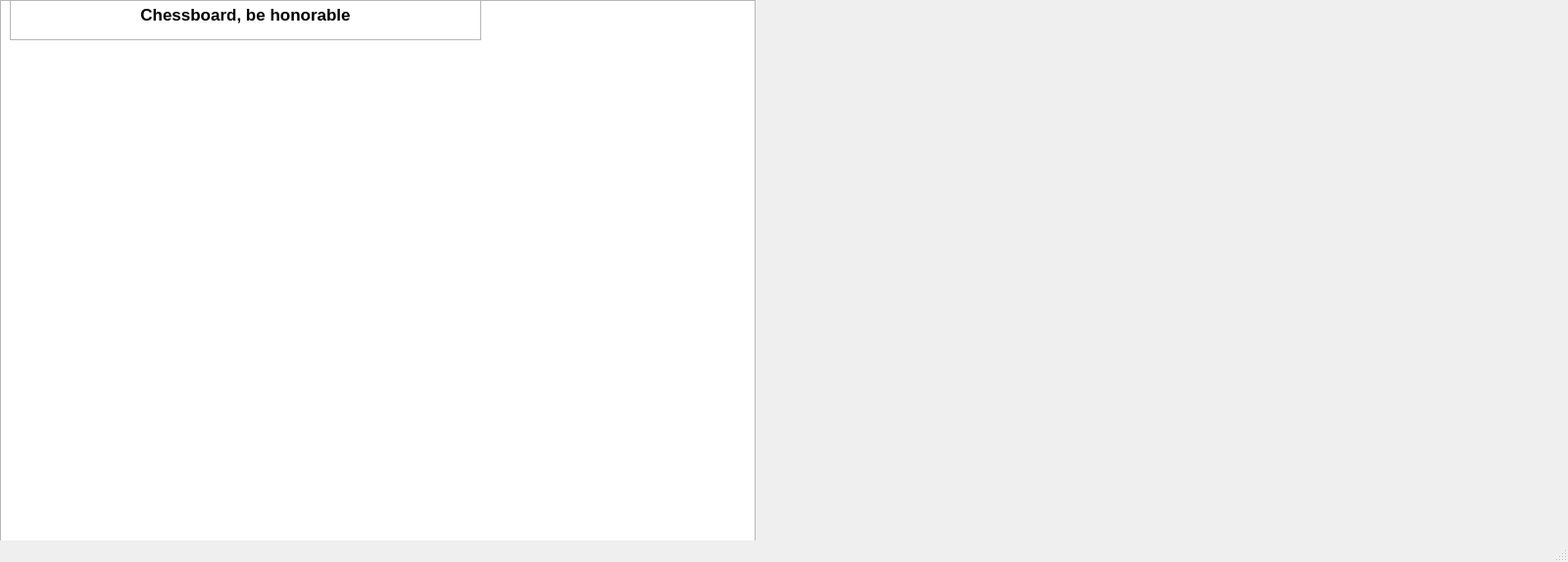
<?xml version="1.0" encoding="UTF-8"?>
<ui version="4.0">
 <class>MainWindow</class>
 <widget class="QMainWindow" name="MainWindow">
  <property name="geometry">
   <rect>
    <x>0</x>
    <y>0</y>
    <width>1600</width>
    <height>573</height>
   </rect>
  </property>
  <property name="windowTitle">
   <string>MainWindow</string>
  </property>
  <widget class="QWidget" name="centralwidget">
   <widget class="QGraphicsView" name="graphicsView">
    <property name="geometry">
     <rect>
      <x>0</x>
      <y>0</y>
      <width>771</width>
      <height>600</height>
     </rect>
    </property>
   </widget>
   <widget class="QWidget" name="verticalLayoutWidget">
    <property name="geometry">
     <rect>
      <x>0</x>
      <y>550</y>
      <width>631</width>
      <height>81</height>
     </rect>
    </property>
    <layout class="QVBoxLayout" name="verticalLayout"/>
   </widget>
   <widget class="QTextEdit" name="textConsole">
    <property name="geometry">
     <rect>
      <x>10</x>
      <y>0</y>
      <width>481</width>
      <height>41</height>
     </rect>
    </property>
    <property name="readOnly">
     <bool>true</bool>
    </property>
    <property name="html">
     <string>&lt;!DOCTYPE HTML PUBLIC &quot;-//W3C//DTD HTML 4.0//EN&quot; &quot;http://www.w3.org/TR/REC-html40/strict.dtd&quot;&gt;
&lt;html&gt;&lt;head&gt;&lt;meta name=&quot;qrichtext&quot; content=&quot;1&quot; /&gt;&lt;meta charset=&quot;utf-8&quot; /&gt;&lt;style type=&quot;text/css&quot;&gt;
p, li { white-space: pre-wrap; }
hr { height: 1px; border-width: 0; }
li.unchecked::marker { content: &quot;\2610&quot;; }
li.checked::marker { content: &quot;\2612&quot;; }
&lt;/style&gt;&lt;/head&gt;&lt;body style=&quot; font-family:'.AppleSystemUIFont'; font-size:13pt; font-weight:400; font-style:normal;&quot;&gt;
&lt;p align=&quot;center&quot; style=&quot; margin-top:0px; margin-bottom:0px; margin-left:0px; margin-right:0px; -qt-block-indent:0; text-indent:0px;&quot;&gt;&lt;span style=&quot; font-weight:700;&quot;&gt;Chessboard, be honorable&lt;/span&gt;&lt;/p&gt;&lt;/body&gt;&lt;/html&gt;</string>
    </property>
   </widget>
  </widget>
  <widget class="QMenuBar" name="menubar">
   <property name="geometry">
    <rect>
     <x>0</x>
     <y>0</y>
     <width>1600</width>
     <height>24</height>
    </rect>
   </property>
  </widget>
  <widget class="QStatusBar" name="statusbar"/>
 </widget>
 <resources/>
 <connections/>
</ui>
